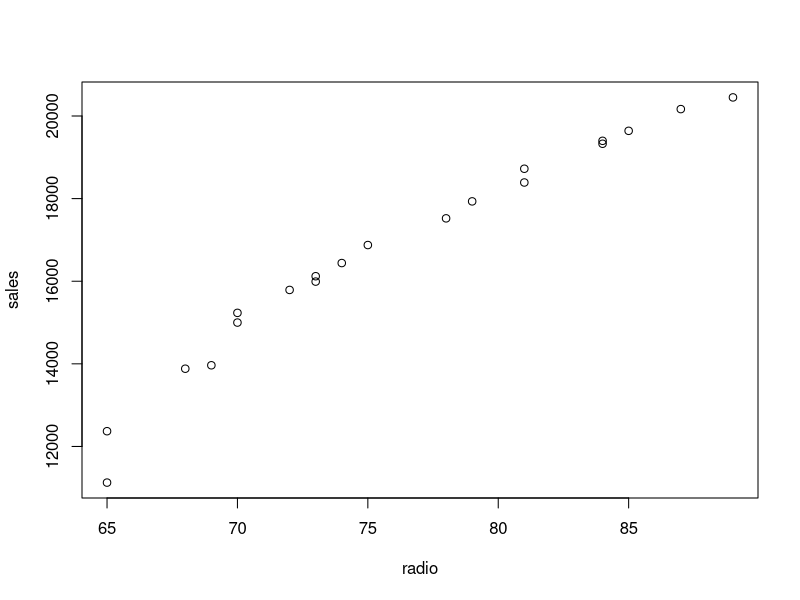
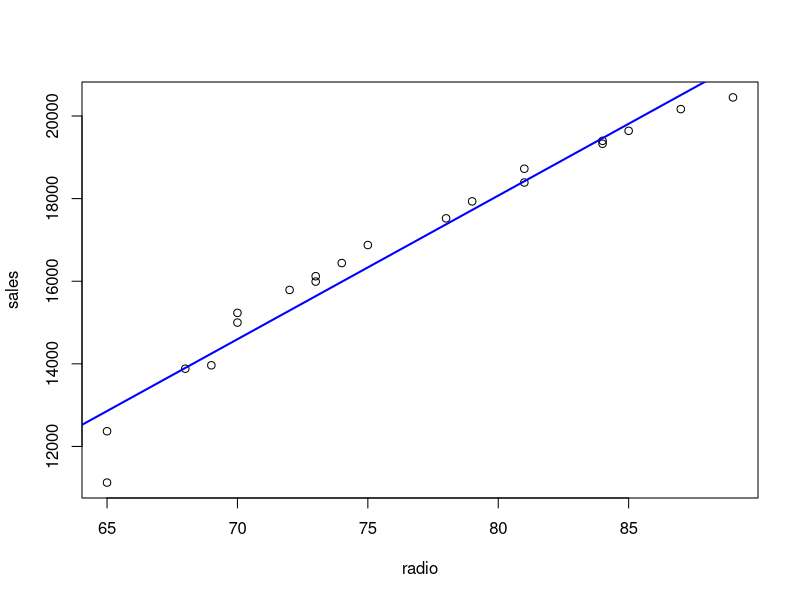

Write the R code that produced these figures, in order.
## ---- chunk 1
mydata <-read.csv(file="data/marketing.csv")
mydata
## ---- chunk 2
cor(mydata)
## ---- chunk 3
pos  <- mydata$pos
paper <- mydata$paper
tv <- mydata$tv
sales <- mydata$sales
radio <- mydata$radio

plot(radio,sales)
## ---- chunk 4
reg <- lm(sales~radio) #
summary(reg)
## ---- chunk 5
plot(radio,sales)
abline(reg,col="blue",lwd=2) #Add a trend line plot using the linear model we created above
## ---- chunk 6
mlr1 <-lm(sales~radio + tv)
summary(mlr1)
